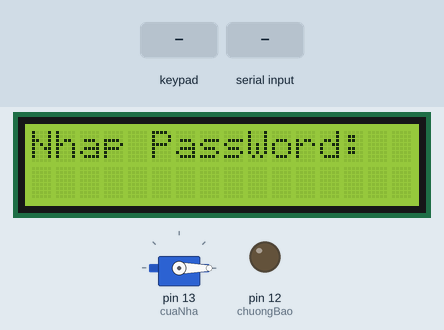
Bench run of a sketch on a simulated Arduino Mega 2560, built with avr-gcc and run on an emulated ATmega2560. On the bench: servo, 16×2 character LCD, output pins drawn as LEDs (lit = HIGH). The test bench sets the inputs (shaded band).

Above: at 4.2 s.
4.3 s: keypad keys 1 2 3 pressed 0.4 s apart
At 6.7 s:
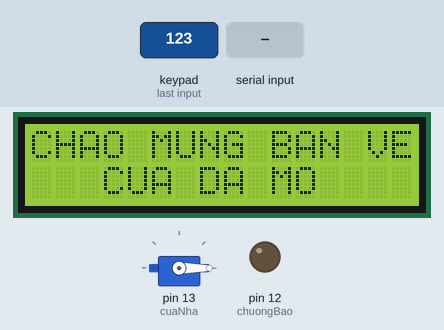
8.5 s: key '1' pressed
At 10.99 s:
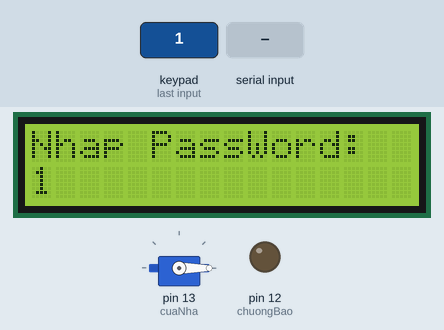
11.5 s: "AB0123456789" received over the second serial link
At 12.6 s:
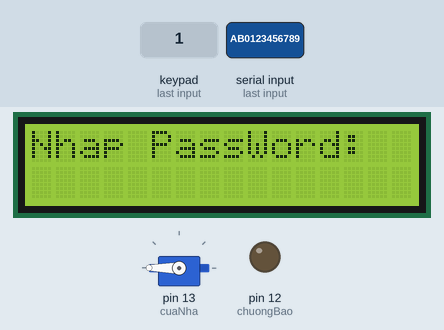
14.5 s: keypad keys 1 2 3 # pressed 0.4 s apart
At 15.7 s:
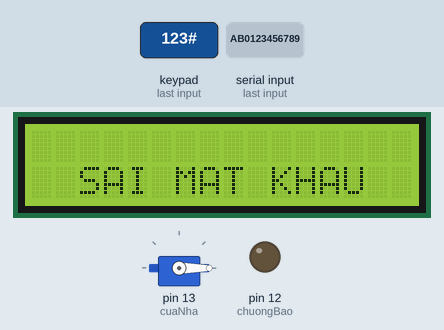
19.1 s: key '*' pressed
At 19.29 s:
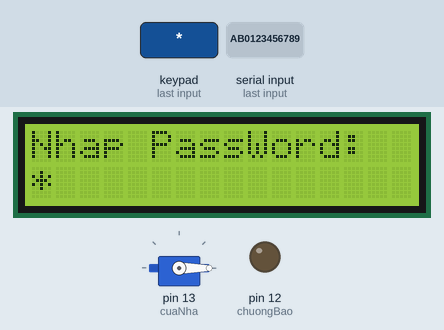
Timing chart, 0 to 21.8 s (numbered marks = the images above; inputs shaded):
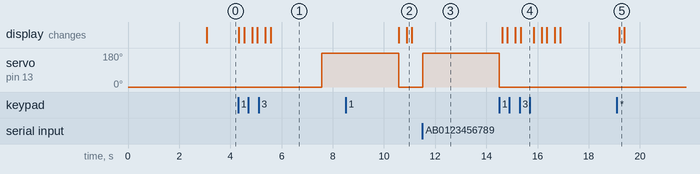

The sketch:

case1_rfid_keypad.ino
```cpp
#include <Keypad.h>
#include <LiquidCrystal.h>
#include <Servo.h>

//Khai báo KEYPAD
const int rs = 53, en = 52, d4 = 51, d5 = 50, d6 = 49, d7 = 48;
LiquidCrystal lcd(rs, en, d4, d5, d6, d7);

const int rs_1 = 47, en_1 = 46, d4_1 = 45, d5_1 = 44, d6_1 = 43, d7_1 = 42;
LiquidCrystal lcd_1(rs_1, en_1, d4_1, d5_1, d6_1, d7_1);
Servo cuaNha, remCua, cuaSo;

char keys[4][3] = {
  { '1', '2', '3' },
  { '4', '5', '6' },
  { '7', '8', '9' },
  { '*', '0', '#' }
};

byte rowPin[4] = { 6, 7, 8, 9 };
byte colPin[3] = { 3, 4, 5 };

String password = "123";  //password
int vitri = 0;
int loisai = 0;
int chuongBao = 12;
int total = 0;

Keypad keypad = Keypad(makeKeymap(keys), rowPin, colPin, 4, 3);
/*
  tạo đối tượng keypad và gán cho nó có tên là keypad để sử dụng!!!
  + makeKeymap(keys): Đây là một hàm sử dụng để tạo một bản đồ ký tự (keymap) cho bàn phím. Bản đồ này xác định các ký tự tương ứng với từng phím trên bàn phím số
  + rowPin chứa mảng các chân của Arduino được sử dụng để kết nối với các hàng của bàn phím số. Trong trường hợp này, có 4 hàng, và chúng được liệt kê trong mảng rowPin
  + colPin chứa mảng các chân của Arduino được sử dụng để kết nối với các cột của bàn phím số. Trong trường hợp này, có 3 cột, và chúng được liệt kê trong mảng colPin
  + 4 và 3: Hai số này đại diện cho số hàng (4) và số cột (3) trên bàn phím số. Chúng cho biết cho thư viện Keypad đang sử dụng một bàn phím số với 4 hàng và 3 cột.
*/

//Khai báo RFID
int count = 0;
char c;
String id;
int wrongAttempts = 0;  // Biến đếm số lần đọc thẻ sai

void setup() {
  setLocked(true);
  //SETUP: KEYPAD
  cuaNha.attach(13);
  pinMode(chuongBao, OUTPUT);
  lcd.begin(16, 2);
  lcd.setCursor(0, 0);
  lcd.print("Moi Nhap MatKhau");
  delay(3000);
  lcd.clear();


  //SETUP: RFID
  Serial2.begin(19200);
  Serial2.println("NHAP ID CUA THE");
}


void loop() {
  //CODE: KEYPAD
  lcd.clear();
  lcd.print("Nhap PassWord: ");
  delay(100);

  char kiTuNhap = keypad.getKey();  //Lấy ký đã nhập từ bàn phím lưu vào biến kitunhap
  String key[3];

  if (kiTuNhap) {
    lcd.clear();
    lcd.print("Nhap PassWord: ");
    lcd.setCursor(vitri, 1);
    lcd.print(kiTuNhap);
    delay(200);
    if (kiTuNhap == '*' || kiTuNhap == '#') {
      vitri = 0;
      setLocked(true);
      lcd.clear();
    }

    else if (kiTuNhap == password[vitri]) {
      key[vitri] = kiTuNhap;
      vitri++;
    }

    else if (kiTuNhap != password[vitri]) {
      loisai++;
      vitri++;
    }

    if (vitri == 3) {
      if (loisai > 0) {
        total++;
        loisai = 0;
        vitri = 0;
        lcd.clear();
        lcd.setCursor(0, 2);
        lcd.print("  SAI MAT KHAU   ");
        delay(500);
        setLocked(true);
      }

      else if (vitri == 3 && loisai == 0) {
        vitri = 0;
        loisai = 0;
        lcd.clear();
        lcd.setCursor(0, 0);
        lcd.print("CHAO MUNG BAN VE NHA");
        lcd.setCursor(2, 1);
        lcd.print(" CUA DA MO ");
        delay(2000);
        setLocked(false);
      }

      if (total == 3) {
        total = 0;
        buzzer_beep();
        delay(500);
      }
    }
  }

  //---------------------------------------------------------------------------------------------------

  //CODE: SIMULATOR RFID
  while (Serial2.available() > 0) {
    c = Serial2.read();
    count++;
    id += c;
    if (count == 12) {
      Serial2.print(id);

      if (id == "AB0123456789") {  //AB0123456987
        Serial2.println(" -> The dung, xac nhan mo cua");
        setLocked(false);
        wrongAttempts = 0;  // Reset biến đếm nếu đọc thẻ đúng
      } else {
        setLocked(true);
        Serial2.println(" -> The sai, yeu cau kiem tra lai");
        wrongAttempts++;           // Tăng biến đếm nếu đọc thẻ sai
        if (wrongAttempts == 3) {  // Nếu đọc sai đủ 3 lần
          Serial2.println("BAN DA NHAP SAI QUA 3 LAN");
          buzzer_beep();      // Gọi hàm kêu chuông
          wrongAttempts = 0;  // Reset biến đếm sau khi kêu chuông
        }
      }
      count = 0;
      id = "";
    }
  }
}

void setLocked(bool locked) {
  if (locked) {
    // Cửa cần được khóa
    cuaNha.write(0);
  } else {
    // Cửa cần được mở
    cuaNha.write(180);
    delay(3000);
    cuaNha.write(0);
  }
}

void buzzer_beep() {
  lcd.clear();
  lcd.setCursor(0, 1);
  lcd.print("   CANH BAO   ");
  lcd.setCursor(0, 2);
  lcd.print("   !!!!!!!!   ");
  for (int i = 0; i < 10; i++) {
    digitalWrite(chuongBao, HIGH);
    delay(1000);
    digitalWrite(chuongBao, LOW);
    delay(1000);
  }
}
```

Measured:
- after the input at 4.3 s, servo on pin 13 (cuaNha): 0° → 180° after 3.3 s; the display: first changes at once (image 1 shows a later state)
- after the input at 8.5 s, the display: first differs from a run without the input after 2.4 s (image 2)
- after the input at 11.5 s, servo on pin 13 (cuaNha): 0° → 180° at once
- after the input at 14.5 s, the display: first changes after 0.12 s (image 4 shows a later state)
- after the input at 19.1 s, the display: changes after 0.09 s (image 5)
